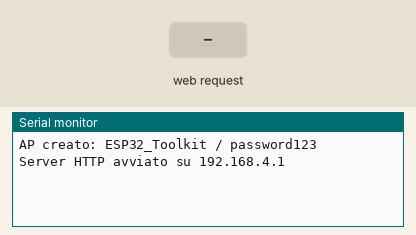
Recording of a sketch running on a simulated ESP32. Parts: the last lines printed to the serial monitor. Inputs (shaded band) come from the test bench.

Above: at 1.2 s.
1.3 s: HTTP request GET /cmd?run=flood received
At 2.3 s:
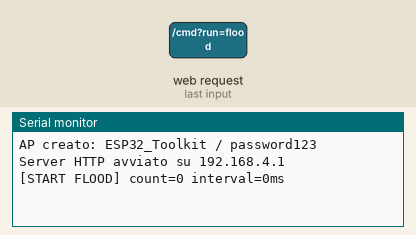
2.8 s: HTTP request GET /cmd?run=tcp received
At 3.5 s:
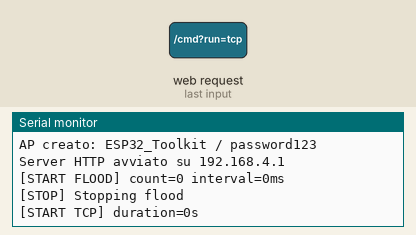
4.3 s: HTTP request GET /cmd?run=ap received
At 4.6 s:
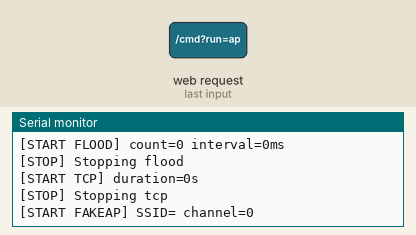
5.8 s: HTTP request GET /cmd?run=hid received
At 7.0 s:
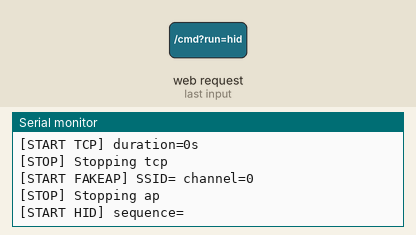
7.3 s: HTTP request GET /cmd?run=1 received
At 8.1 s:
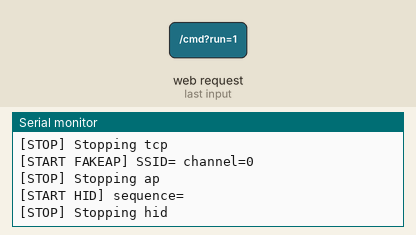
8.8 s: HTTP request GET /cmd?run=1&count=1&interval=1 received
At 9.3 s:
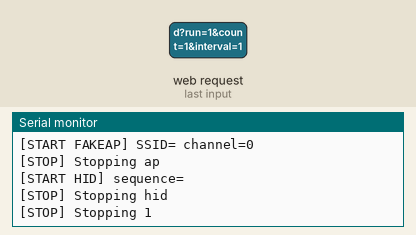

Measured:
- after the input at 1.3 s, the serial monitor: prints a new line at once (image 1)
- after the input at 2.8 s, the serial monitor: prints a new line at once (image 2)
- after the input at 4.3 s, the serial monitor: prints a new line at once (image 3)
- after the input at 5.8 s, the serial monitor: prints a new line at once (image 4)
- after the input at 7.3 s, the serial monitor: prints a new line at once (image 5)
- after the input at 8.8 s, the serial monitor: prints a new line at once (image 6)

The sketch:

base.ino
```cpp
#include <WiFi.h>
#include <WebServer.h>

//–– CONFIGURAZIONE AP Wi-Fi
const char* ap_ssid = "ESP32_Toolkit";
const char* ap_pass = "password123";

//–– SERVER HTTP
WebServer server(80);

//–– STATO
String currentTask = "";
bool isRunning = false;

//–– HTML + CSS + JS dentro il codice
const char index_html[] PROGMEM = R"rawliteral(

)rawliteral";

//–– STOStub / placeholder
void startFlood(int count, int interval) {
  Serial.printf("[START FLOOD] count=%d interval=%dms\n", count, interval);
}
void startTcpSniff(int duration) {
  Serial.printf("[START TCP] duration=%ds\n", duration);
}
void startFakeAP(const String& ssid, int channel) {
  Serial.printf("[START FAKEAP] SSID=%s channel=%d\n", ssid.c_str(), channel);
}
void startHID(const String& seq) {
  Serial.printf("[START HID] sequence=%s\n", seq.c_str());
}
void stopAll() {
  if (isRunning) {
    Serial.printf("[STOP] Stopping %s\n", currentTask.c_str());
    isRunning = false;
    currentTask = "";
  }
}

void setup() {
  Serial.begin(115200);
  // avvia AP
  WiFi.mode(WIFI_AP);
  WiFi.softAP(ap_ssid, ap_pass);
  Serial.printf("AP creato: %s / %s\n", ap_ssid, ap_pass);

  // route principale
  server.on("/", HTTP_GET, [](){
    server.send_P(200, "text/html", index_html);
  });

  // gestione /cmd?run=...
  server.on("/cmd", HTTP_GET, [](){
    if (!server.hasArg("run")) {
      server.send(400, "text/plain", "Parametro 'run' mancante");
      return;
    }
    String cmd = server.arg("run");
    stopAll();
    if (cmd == "flood") {
      int cnt = server.arg("count").toInt();
      int itt = server.arg("interval").toInt();
      startFlood(cnt, itt);
    }
    else if (cmd == "tcp") {
      int dur = server.arg("duration").toInt();
      startTcpSniff(dur);
    }
    else if (cmd == "ap") {
      String ss = server.arg("ssid");
      int ch = server.arg("channel").toInt();
      startFakeAP(ss, ch);
    }
    else if (cmd == "hid") {
      String sq = server.arg("seq");
      startHID(sq);
    }
    // stop non chiama nulla di extra
    currentTask = cmd;
    isRunning = (cmd != "stop");

    server.send(200, "text/plain", String("Eseguito: ") + cmd);
  });

  server.begin();
  Serial.println("Server HTTP avviato su 192.168.4.1");
}

void loop() {
  server.handleClient();
}
```
